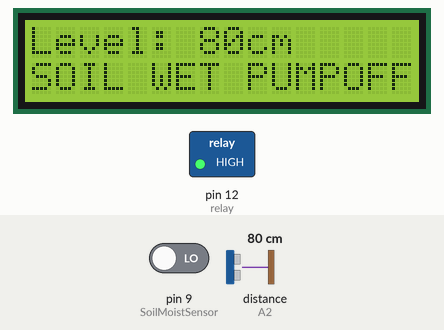
Simulated run of this sketch. Board: Arduino Uno, built with avr-gcc and run on an emulated ATmega328P. On the bench: 16×2 character LCD, switched loads named in the sketch (green lamp = pin HIGH). Wiring (inferred from the names in the program): ultrasonic range finder: trigger A1; echo A2. Inputs (shaded band) come from the test bench; at power-on: pin 9 (SoilMoistSensor) LOW, distance to the obstacle (sensor on A2) 80 cm. The echo pulse lasts 58.3 µs per cm; pins used as bus, display or sensor lines are not drawn; what the sketch prints to the serial monitor is not drawn.

Above: at 3.4 s.
3.5 s: pin 9 (SoilMoistSensor) driven HIGH
At 5.2 s:
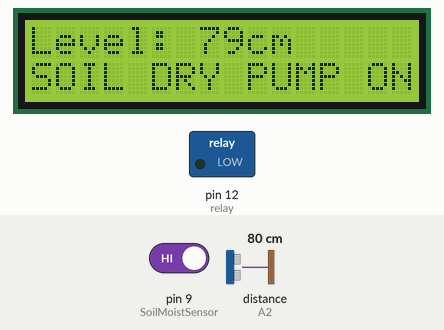
6.3 s: distance to the obstacle (sensor on A2) set to 2 cm
At 9.5 s:
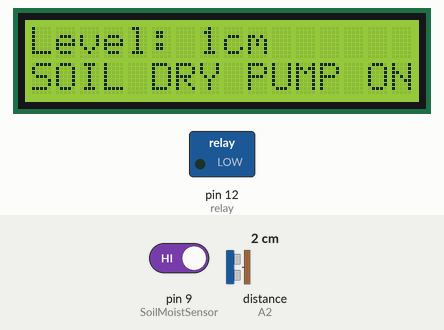
9.8 s: distance to the obstacle (sensor on A2) set to 4 cm
At 12.8 s:
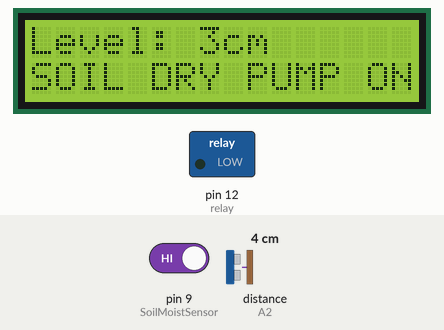
13.8 s: pin 9 (SoilMoistSensor) driven LOW
At 17.3 s:
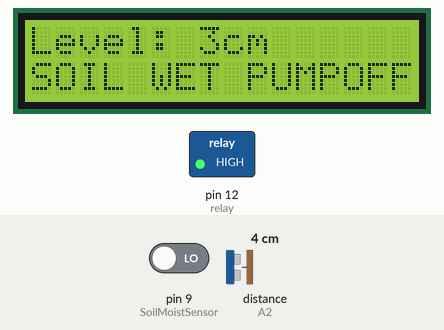
19.9 s: distance to the obstacle (sensor on A2) set to 9 cm
At 22.1 s:
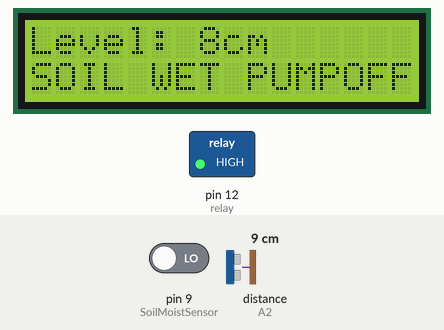
Timing chart, 0 to 23.6 s (numbered marks = the images above; inputs shaded):
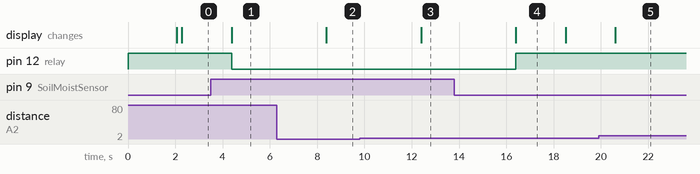

Measured:
- after the input at 3.5 s, pin 12 (relay): HIGH → LOW after 0.89 s; the display: changes after 0.89 s (image 1)
- after the input at 6.3 s, the display: changes after 2.1 s (image 2)
- after the input at 9.8 s, the display: changes after 2.6 s (image 3)
- after the input at 13.8 s, pin 12 (relay): LOW → HIGH after 2.6 s; the display: changes after 2.6 s (image 4)
- after the input at 19.9 s, the display: changes after 0.71 s (image 5)
- what the display in image 4 shows lasts 2.1 s, from 16.4 s to 18.5 s

The sketch:

mpmc.ino
```cpp
#include <LiquidCrystal.h>
const int rs = 3, en = 4, d4 = 5, d5 = 6, d6 = 7, d7 = 8;
LiquidCrystal lcd(rs, en, d4, d5, d6, d7);

int SoilMoistSensor = 9;
int SoilMoistState;

const int TrigPin = A1;
const int EchoPin = A2;

long period, interval;

#define relay 12

void setup()
{
  //setup code
  pinMode(SoilMoistSensor, INPUT);

  pinMode(TrigPin, OUTPUT);
  pinMode(EchoPin, INPUT);

  pinMode(relay, OUTPUT);
    digitalWrite(relay, HIGH);

  lcd.begin(16, 2);

  lcd.setCursor(0, 0);
  lcd.print("SMART IRRIGATION");

  delay(2000);
  lcd.clear();
  delay(200);

  Serial.begin(9600);
}

void loop() {
  // main code
  /**Ultrasonic Sensor**/
  digitalWrite(TrigPin,LOW);
  delayMicroseconds(2);
  digitalWrite(TrigPin,HIGH);
  delayMicroseconds(10);
  digitalWrite(TrigPin,LOW);
  period = pulseIn(EchoPin,HIGH);
  interval = period/58.2;
  Serial.print("Ultrasonic Distance: ");
  Serial.println(interval);

  lcd.setCursor(0, 0);
  lcd.print("Level: ");
  lcd.print(interval);
  lcd.print("cm  ");

  int SoilMoistState = digitalRead(SoilMoistSensor);

  Serial.println(SoilMoistState);
  Serial.println("");


  if(SoilMoistState == 1)
  {
    lcd.setCursor(0, 1);
    lcd.print("SOIL DRY PUMP ON");

    digitalWrite(relay, LOW);

    delay(2000);
  }
  else
  {
    digitalWrite(relay, HIGH);

    lcd.setCursor(0, 1);
    lcd.print("SOIL WET PUMPOFF");

    delay(100);
  }

  delay(2000);
}
```
